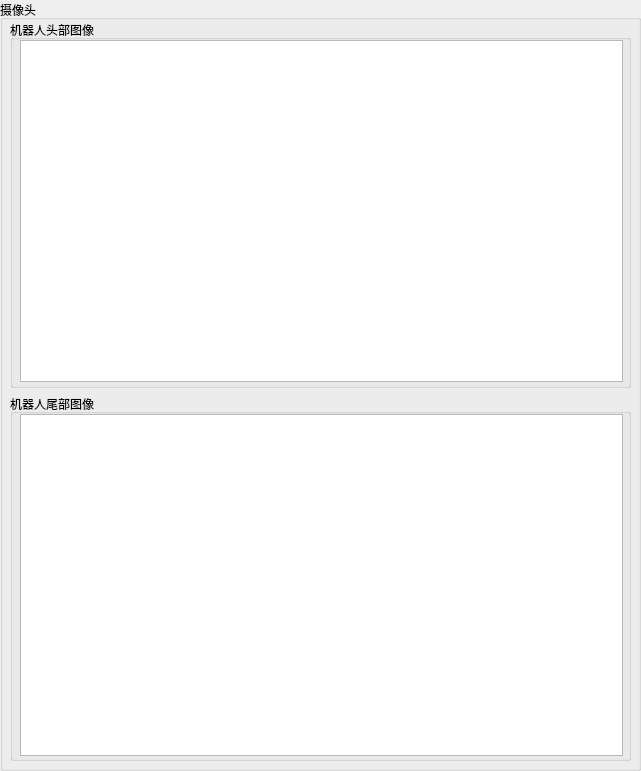
   <widget class="QGroupBox" name="groupBox_13">
    <property name="geometry">
     <rect>
      <x>700</x>
      <y>10</y>
      <width>641</width>
      <height>771</height>
     </rect>
    </property>
    <property name="title">
     <string>摄像头</string>
    </property>
    <widget class="QWidget" name="verticalLayoutWidget_5">
     <property name="geometry">
      <rect>
       <x>10</x>
       <y>20</y>
       <width>621</width>
       <height>741</height>
      </rect>
     </property>
     <layout class="QVBoxLayout" name="verticalLayout_7">
      <item>
       <widget class="QGroupBox" name="groupBox_14">
        <property name="title">
         <string>机器人头部图像</string>
        </property>
        <widget class="QGraphicsView" name="graphicsView">
         <property name="geometry">
          <rect>
           <x>10</x>
           <y>20</y>
           <width>603</width>
           <height>342</height>
          </rect>
         </property>
         <property name="minimumSize">
          <size>
           <width>603</width>
           <height>342</height>
          </size>
         </property>
         <property name="maximumSize">
          <size>
           <width>603</width>
           <height>342</height>
          </size>
         </property>
         <property name="cursor" stdset="0">
          <cursorShape>ArrowCursor</cursorShape>
         </property>
        </widget>
       </widget>
      </item>
      <item>
       <widget class="QGroupBox" name="groupBox_15">
        <property name="title">
         <string>机器人尾部图像</string>
        </property>
        <widget class="QGraphicsView" name="graphicsView_2">
         <property name="geometry">
          <rect>
           <x>10</x>
           <y>20</y>
           <width>603</width>
           <height>342</height>
          </rect>
         </property>
         <property name="sizePolicy">
          <sizepolicy hsizetype="Fixed" vsizetype="Fixed">
           <horstretch>0</horstretch>
           <verstretch>0</verstretch>
          </sizepolicy>
         </property>
         <property name="minimumSize">
          <size>
           <width>603</width>
           <height>342</height>
          </size>
         </property>
         <property name="maximumSize">
          <size>
           <width>603</width>
           <height>342</height>
          </size>
         </property>
        </widget>
       </widget>
      </item>
     </layout>
    </widget>
   </widget>
